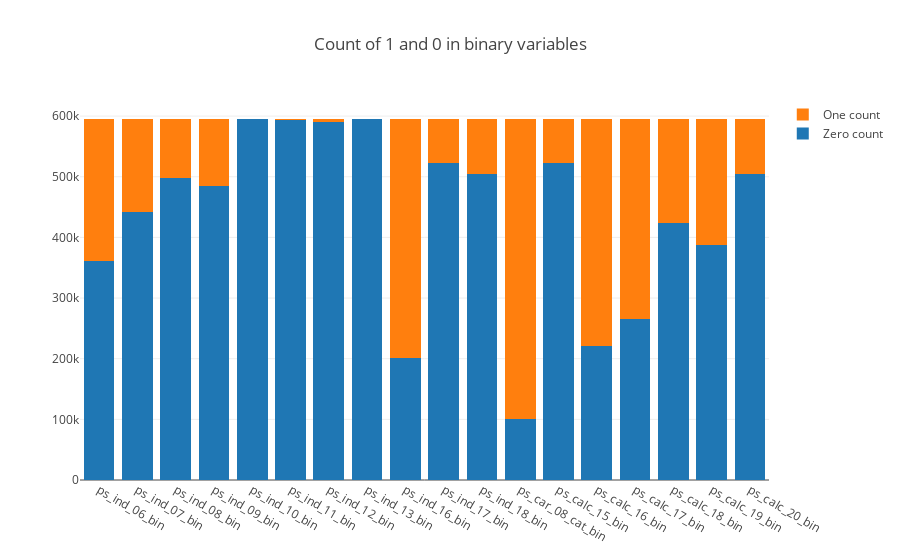

This figure's notebook cell:
### Code cell
bin_col = [col for col in data_new.columns if '_bin' in col]
zero_list = []
one_list = []
for col in bin_col:
    zero_list.append((data_new[col]==0).sum())
    one_list.append((data_new[col]==1).sum())
    
trace1 = go.Bar(
    x=bin_col,
    y=zero_list ,
    name='Zero count'
)
trace2 = go.Bar(
    x=bin_col,
    y=one_list,
    name='One count'
)

data_bi = [trace1, trace2]
layout = go.Layout(
    barmode='stack',
    title='Count of 1 and 0 in binary variables'
)

fig = go.Figure(data=data_bi, layout=layout)
py.iplot(fig, filename='stacked-bar')

### Figure 1 — Plotly figure (JSON) as saved in the notebook; plotly's stock layout.template omitted (floating-point values rounded to 4 significant figures)
{"data": [{"name": "Zero count", "type": "bar", "x": ["ps_ind_06_bin", "ps_ind_07_bin", "ps_ind_08_bin", "ps_ind_09_bin", "ps_ind_10_bin", "ps_ind_11_bin", "ps_ind_12_bin", "ps_ind_13_bin", "ps_ind_16_bin", "ps_ind_17_bin", "ps_ind_18_bin", "ps_car_08_cat_bin", "ps_calc_15_bin", "ps_calc_16_bin", "ps_calc_17_bin", "ps_calc_18_bin", "ps_calc_19_bin", "ps_calc_20_bin"], "y": [360852, 442223, 497644, 484917, 594990, 594205, 589594, 594648, 201882, 523143, 503879, 99948, 522342, 221514, 265356, 424278, 387469, 503955]}, {"name": "One count", "type": "bar", "x": ["ps_ind_06_bin", "ps_ind_07_bin", "ps_ind_08_bin", "ps_ind_09_bin", "ps_ind_10_bin", "ps_ind_11_bin", "ps_ind_12_bin", "ps_ind_13_bin", "ps_ind_16_bin", "ps_ind_17_bin", "ps_ind_18_bin", "ps_car_08_cat_bin", "ps_calc_15_bin", "ps_calc_16_bin", "ps_calc_17_bin", "ps_calc_18_bin", "ps_calc_19_bin", "ps_calc_20_bin"], "y": [234360, 152989, 97568, 110295, 222, 1007, 5618, 564, 393330, 72069, 91333, 495264, 72870, 373698, 329856, 170934, 207743, 91257]}], "layout": {"barmode": "stack", "title": "Count of 1 and 0 in binary variables"}}
